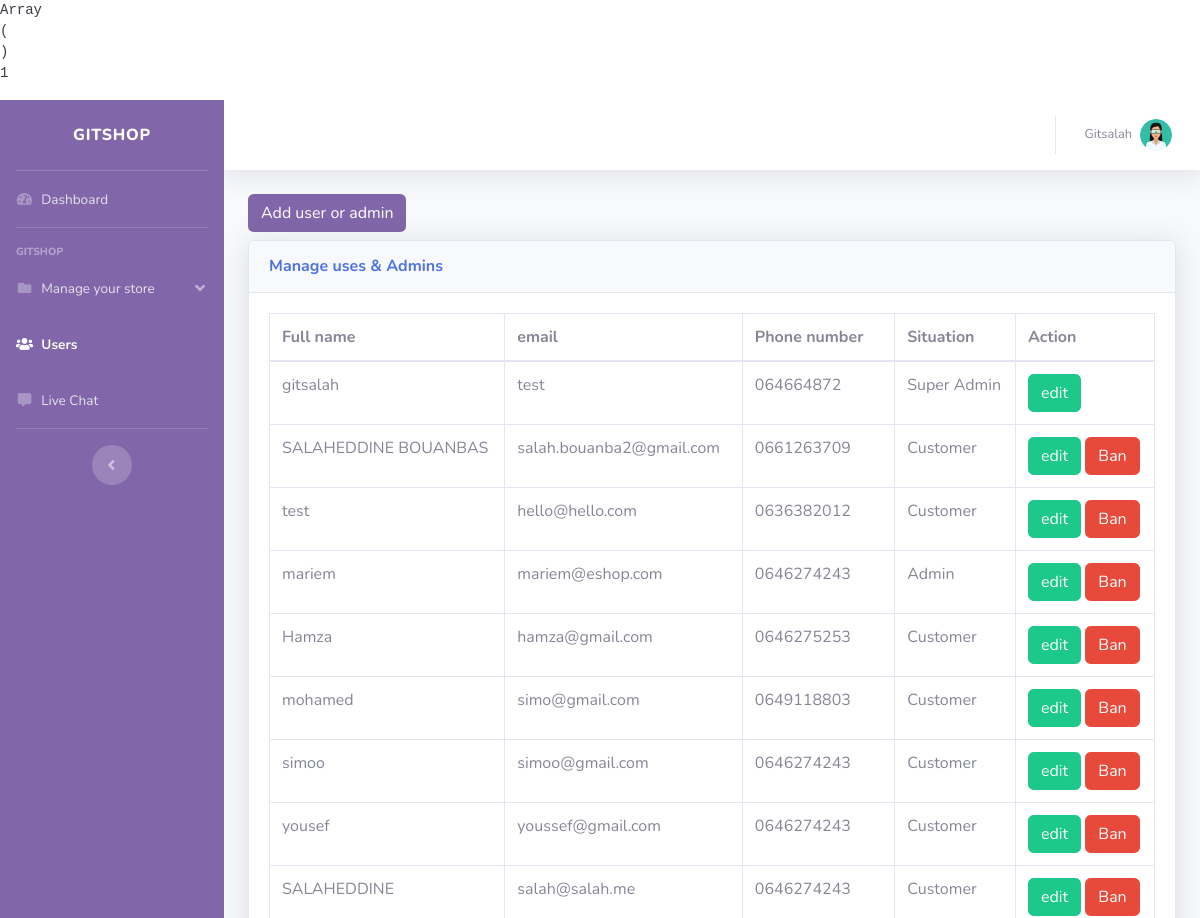
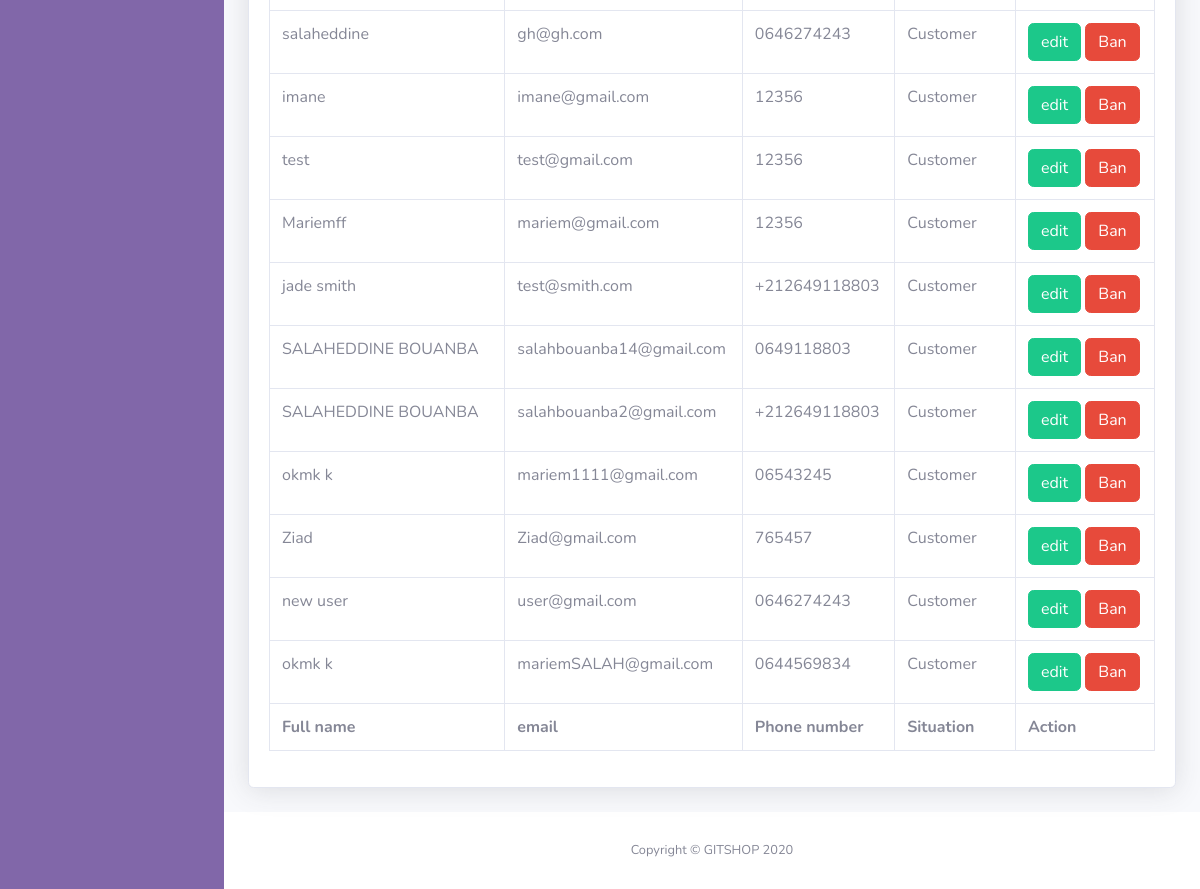
Before: /backoffice/users/index.php (signed in) with the older database file (2 pictures, top to bottom).
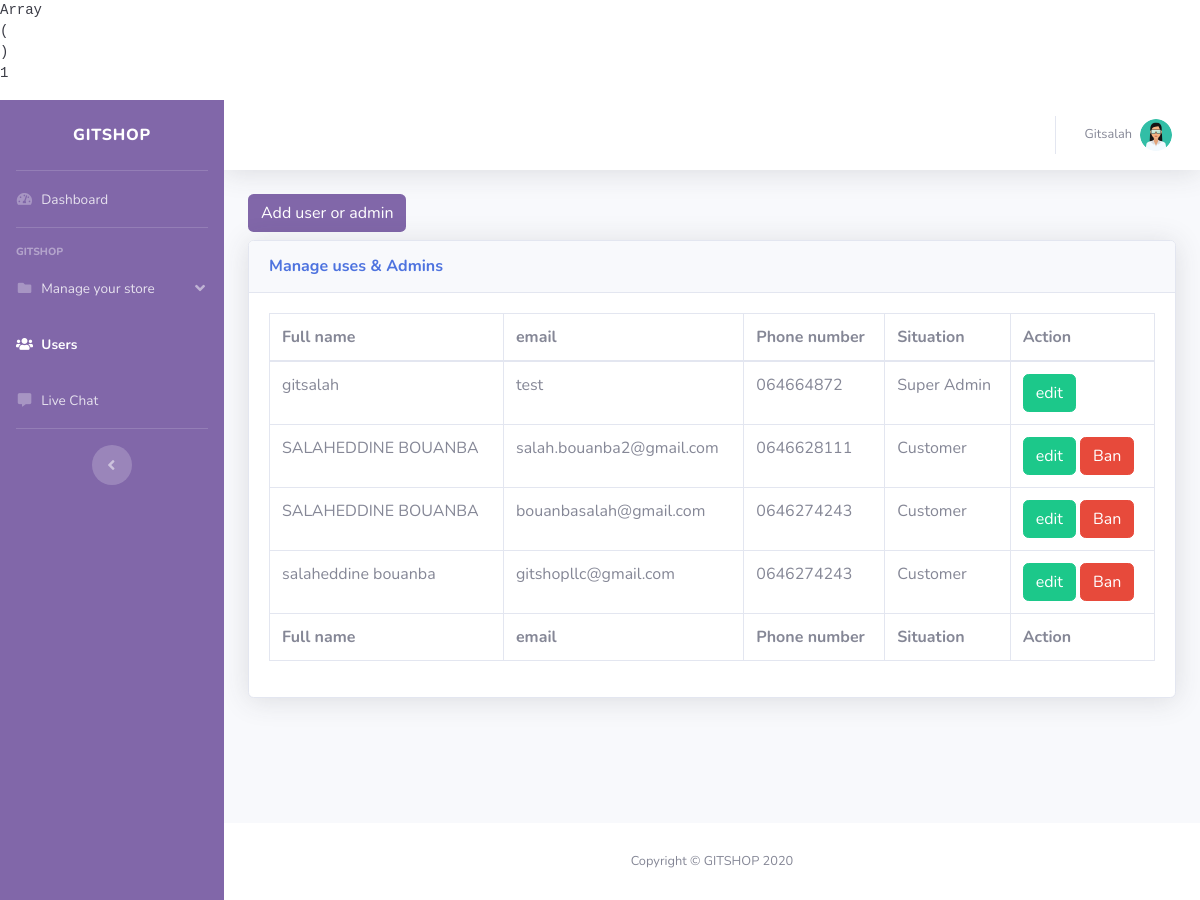
After: the same page with the newer database file.
### tables this page shows
CREATE TABLE `users` (
  `idU` int(11) NOT NULL,
  `fullname` varchar(255) NOT NULL,
  `email` varchar(255) NOT NULL,
  `password` varchar(255) NOT NULL,
  `phone_number` varchar(255) NOT NULL,
  `admin` tinyint(4) NOT NULL,
  `superAdmin` tinyint(4) NOT NULL,
  `ban` tinyint(4) NOT NULL
);

### app/controllers/users.php (called while the page is built, shortened)
<?php
$crud = new CRUD();
printIt($_POST);
$manageUsers = $crud->selectAll('users');

### backoffice/users/index.php (the view, shortened to what this page needs)
<?php
include('../../app/models/db.php');
include('../../app/controllers/users.php');
?>
<!DOCTYPE html>
<html lang="en">
<head>
    <link href="../vendor/fontawesome-free/css/all.min.css" rel="stylesheet" type="text/css">
    <link href="../css/sb-admin-2.min.css" rel="stylesheet">
    <link href="../vendor/datatables/dataTables.bootstrap4.min.css" rel="stylesheet">
</head>
<body id="page-top">
    <div id="wrapper">
        <ul style="background:#8167A9" class="navbar-nav  sidebar sidebar-dark accordion" id="accordionSidebar">
            <a class="sidebar-brand d-flex align-items-center justify-content-center" href="../dashboard.php">
                <div class="sidebar-brand-text mx-3">GITSHOP</div>
            </a>
            <hr class="sidebar-divider my-0">
            <li class="nav-item ">
                <a class="nav-link" href="../dashboard.php">
                    <i class="fas fa-fw fa-tachometer-alt"></i>
                    <span>Dashboard</span></a>
            </li>
            <hr class="sidebar-divider">
            <div class="sidebar-heading">
                GITSHOP
            </div>
            <li class="nav-item">
                <a class="nav-link " href="#" data-toggle="collapse" data-target="#collapsePages" aria-expanded="true" aria-controls="collapsePages">
                    <i class="fas fa-fw fa-folder"></i>
                    <span>Manage your store</span>
                </a>
            </li>
            <li class="nav-item active">
                <a class="nav-link" href="../users">
                    <i class="fas fa-fw fa-users"></i>
                    <span>Users</span></a>
            </li>
            <li class="nav-item">
        <a class="nav-link" href="../livechat">
          <i class="fas fa-fw fa-comment-alt"></i>
          <span>Live Chat</span></a>
      </li>
            <hr class="sidebar-divider d-none d-md-block">
            <div class="text-center d-none d-md-inline">
                <button class="rounded-circle border-0" id="sidebarToggle"></button>
            </div>
        </ul>
        <div id="content-wrapper" class="d-flex flex-column">
            <div id="content">
                <nav class="navbar navbar-expand navbar-light bg-white topbar mb-4 static-top shadow">
                    <ul class="navbar-nav ml-auto">
                        <li class="nav-item dropdown no-arrow">
                            <a class="nav-link dropdown-toggle" href="#" id="userDropdown" role="button" data-toggle="dropdown" aria-haspopup="true" aria-expanded="false">
                                <span class="mr-2 d-none d-lg-inline text-gray-600 small text-capitalize">
                                    <?php echo $_SESSION['Admin'] ?></span>
                                <img class="img-profile rounded-circle" src="../img/avatar.png">
                            </a>
                        </li>
                    </ul>
                </nav>
                <div class="container-fluid">
                    <a name="" id="" class="btn btn-maria mb-2" href="create.php" role="button">Add user or admin</a>
                    <div class="card shadow mb-4">
                        <div class="card-header py-3">
                            <h6 class="m-0 font-weight-bold text-primary">Manage uses & Admins</h6>
                        </div>
                        <div class="card-body">
                            <div class="table-responsive">
                                <table class="table table-bordered" id="dataTable" width="100%" cellspacing="0">
                                    <thead>
                                        <tr>
                                        <th>Full name</th>
                        <th>email</th>
                        <th>Phone number</th>
                        <th>Situation</th>
                        <th>Action</th>
                                        </tr>
                                    </thead>
                                    <tfoot>
                                        <tr>
                                        <th>Full name</th>
                        <th>email</th>
                        <th>Phone number</th>
                        <th>Situation</th>
                        <th>Action</th>
                                        </tr>
                                    </tfoot>
                                    <tbody>
                                        <?php foreach ($manageUsers as $user) : ?>
                                            <tr>
                                            <td><?php echo $user['fullname'] ?></td>
                            <td><?php echo $user['email'] ?></td>
                            <td><?php echo $user['phone_number'] ?></td>
                            <?php if($user['admin'] == 1 && $user['superAdmin'] == 0): ?>
                            <td>Admin</td>
                            <?php elseif($user['superAdmin'] == 1 && $user['admin'] == 1):?>
                            <td>Super Admin</td>
                            <?php else: ?>
                            <td>Customer</td>
                            <?php endif; ?>
                            <td><?php if($user['superAdmin'] == 1 && $_SESSION['superAdmin'] == 0): ?>
                                     <a href=""></a>
                                <?php else: ?>
                                    <a name="" id="" class="btn btn-success" href="edit.php?idU_edit=<?php echo $user['idU'] ?>" role="button">edit</a>
                                <?php endif; ?>
                            <?php if( $user['superAdmin'] == 1 ):?>
                            <?php elseif($user['ban'] == 0): ?>
                                <a name="" id="" class="btn btn-danger" href="index.php?ban_idU=<?php echo $user['idU'] ?>" role="button">Ban</a>
                            <?php else: ?>
                                <a name="" id="" class="btn btn-info" href="index.php?Unban_idU=<?php echo $user['idU'] ?>" role="button">Unban</a>
                            <?php endif; ?>
                            </td>
                                            </tr>
                                        <?php endforeach; ?>
                                    </tbody>
                                </table>
                            </div>
                        </div>
                    </div>
                </div>
            </div>
            <footer class="sticky-footer bg-white">
                <div class="container my-auto">
                    <div class="copyright text-center my-auto">
                        <span>Copyright &copy; GITSHOP 2020</span>
                    </div>
                </div>
            </footer>
        </div>
    </div>
</body>
</html>

### app/models/db.php (shortened to what this page needs)
<?php
function printIt($value)
{
    echo "<pre>", print_r($value), "</pre>";
}
class CRUD extends DB
{
    public function selectAll($table, $condition = [])
    {
        $conn = $this->connect();
        $sql = "SELECT * FROM $table";
        if (empty($condition)) {
            $stmt = $conn->prepare($sql);
            $stmt->execute();
            $records = $stmt->get_result()->fetch_all(MYSQLI_ASSOC);
            return $records;
        }
    }
}

### backoffice/users/index.php (style rules this page uses)
a { text-decoration: none !important; }

Changed rows visible on the page:
removed users: fullname "SALAHEDDINE BOUANBAS", email "salah.bouanba2@gmail.com", phone_number "0661263709", admin "Customer"
removed users: fullname "test", email "hello@hello.com", phone_number "0636382012", admin "Customer"
removed users: fullname "mariem", email "mariem@eshop.com", phone_number "0646274243", admin "Admin"
removed users: fullname "Hamza", email "hamza@gmail.com", phone_number "0646275253", admin "Customer"
removed users: fullname "mohamed", email "simo@gmail.com", phone_number "0649118803", admin "Customer"
removed users: fullname "simoo", email "simoo@gmail.com", phone_number "0646274243", admin "Customer"
removed users: fullname "yousef", email "youssef@gmail.com", phone_number "0646274243", admin "Customer"
removed users: fullname "SALAHEDDINE", email "salah@salah.me", phone_number "0646274243", admin "Customer"
removed users: fullname "salaheddine", email "gh@gh.com", phone_number "0646274243", admin "Customer"
removed users: fullname "imane", email "imane@gmail.com", phone_number "12356", admin "Customer"
removed users: fullname "test", email "test@gmail.com", phone_number "12356", admin "Customer"
removed users: fullname "Mariemff", email "mariem@gmail.com", phone_number "12356", admin "Customer"
removed users: fullname "jade smith", email "test@smith.com", phone_number "+212649118803", admin "Customer"
removed users: fullname "SALAHEDDINE BOUANBA", email "salahbouanba14@gmail.com", phone_number "0649118803", admin "Customer"
removed users: fullname "SALAHEDDINE BOUANBA", email "salahbouanba2@gmail.com", phone_number "+212649118803", admin "Customer"
removed users: fullname "okmk k", email "mariem1111@gmail.com", phone_number "06543245", admin "Customer"
removed users: fullname "Ziad", email "Ziad@gmail.com", phone_number "765457", admin "Customer"
removed users: fullname "new user", email "user@gmail.com", phone_number "0646274243", admin "Customer"
removed users: fullname "okmk k", email "mariemSALAH@gmail.com", phone_number "0644569834", admin "Customer"
added users: fullname "SALAHEDDINE BOUANBA", email "salah.bouanba2@gmail.com", phone_number "0646628111", admin "Customer"
added users: fullname "SALAHEDDINE BOUANBA", email "bouanbasalah@gmail.com", phone_number "0646274243", admin "Customer"
added users: fullname "salaheddine bouanba", email "gitshopllc@gmail.com", phone_number "0646274243", admin "Customer"
